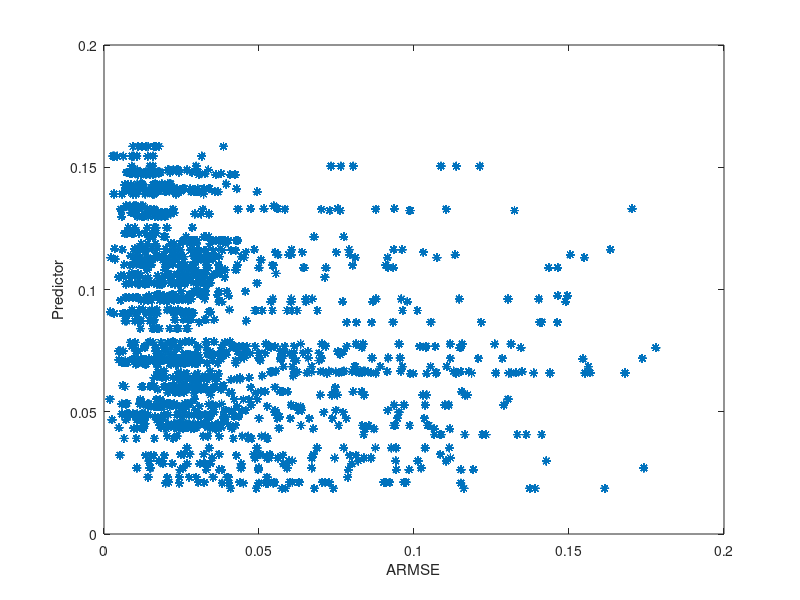
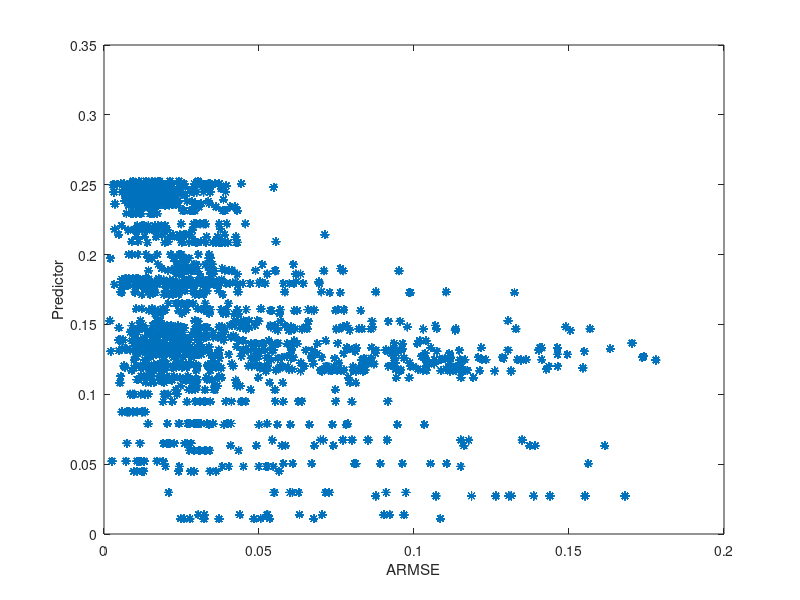
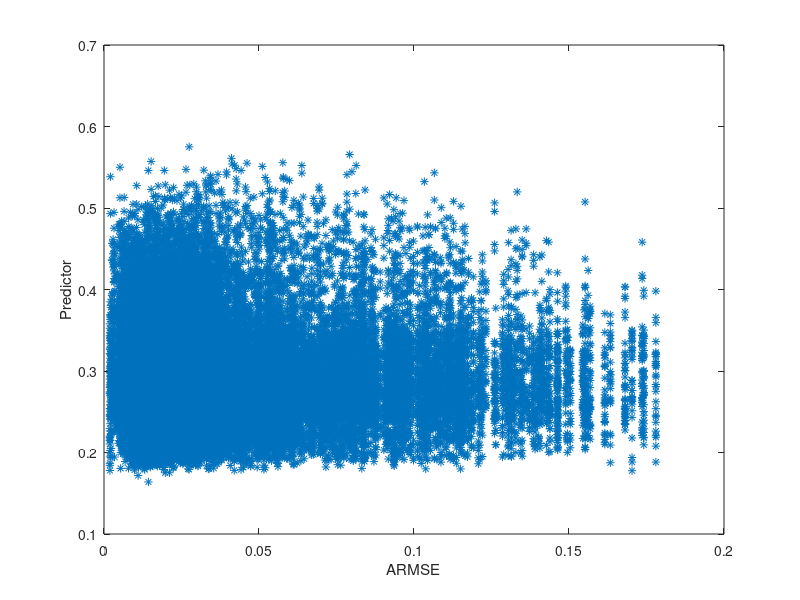
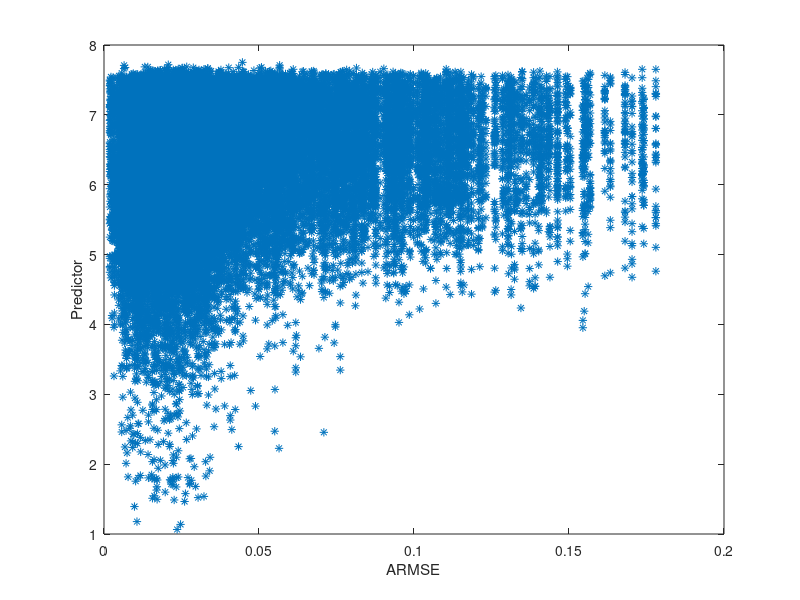

These charts were generated, in order, by the following MATLAB code: (Note: this script raises an error after producing the figures.)
close all;
load('2011_09_26_drive_0005_sync_learnedPredSpaceIter10StepVar.mat')
%scatter(learnedPredSpace.weights, zeros(1, length(learnedPredSpace.weights)))

%%
close all;
pruneWeightsIdx = learnedPredSpace.predVectors(1,:) == 0 | learnedPredSpace.predVectors(2,:) == 0 | learnedPredSpace.predVectors(3,:) == 0 | learnedPredSpace.predVectors(4,:) == 0 | learnedPredSpace.predVectors(5,:) == 0 | learnedPredSpace.predVectors(6,:) == 0 | learnedPredSpace.predVectors(7,:) == 0;

learnedPredSpace.weights = learnedPredSpace.weights(~pruneWeightsIdx);
learnedPredSpace.predVectors = learnedPredSpace.predVectors(:,~pruneWeightsIdx);


for i = 1:size(learnedPredSpace.predVectors,1)
    A = [learnedPredSpace.weights' ones(length(learnedPredSpace.weights),1)];
    x = (A'*A)\(A'*learnedPredSpace.predVectors(i,:)');
    x(1)
    figure
    plot(learnedPredSpace.weights, learnedPredSpace.predVectors(i,:), '*')
    hold on
    uniqueWeights = unique(learnedPredSpace.weights);
%     meanPredictors = NaN(1, length(uniqueWeights));
%     for w = 1:length(uniqueWeights)
%         meanPredictors(w) = median(learnedPredSpace.predVectors(i,learnedPredSpace.weights==uniqueWeights(w)));
%     end
%     plot(uniqueWeights, meanPredictors, 'r*');
    xlabel('ARMSE')
    ylabel('Predictor')
end


% subplot(5,2,7)
% subplot(5,2,8)
% plot(learnedPredSpace.weights, learnedPredSpace.predVectors(8,:), '*')
% subplot(5,2,9)
% plot(learnedPredSpace.weights, learnedPredSpace.predVectors(9,:), '*')

%%
%Perform 10 fold cross validation
kTestList = 25:100;

lw = length(learnedPredSpace.weights);
numBuckets = 10;
skip = floor(lw/numBuckets);
buckets = [1:skip:lw - mod(lw, skip); skip:skip:lw];

kAvgErr = NaN(numBuckets, length(kTestList));
%
for b_i = 1:size(buckets,2)
    b_i
    trainIdx = [];
    testIdx = buckets(1,b_i):buckets(2,b_i);
    for btemp = 1:size(buckets,2)
        if btemp ~= b_i
            trainIdx =  [trainIdx buckets(1,btemp):buckets(2,btemp)];
        end
    end
    trainVectors = learnedPredSpace.predVectors(:, trainIdx)';
    trainWeights = learnedPredSpace.weights(trainIdx)';
    testVectors = learnedPredSpace.predVectors(:, testIdx)';
    testWeights = learnedPredSpace.weights(testIdx)';
    
    searchObject = KDTreeSearcher(trainVectors);
    
    for k_i = 1:length(kTestList)
        k = kTestList(k_i);
        idx = knnsearch(searchObject, testVectors, 'K', k);
        
    	predictedWeights = mean(trainWeights(idx),2);
        kAvgErr(b_i,k_i) = mean(abs(predictedWeights - testWeights));
    end
end
mean(kAvgErr, 1)
plot(mean(kAvgErr, 1))
